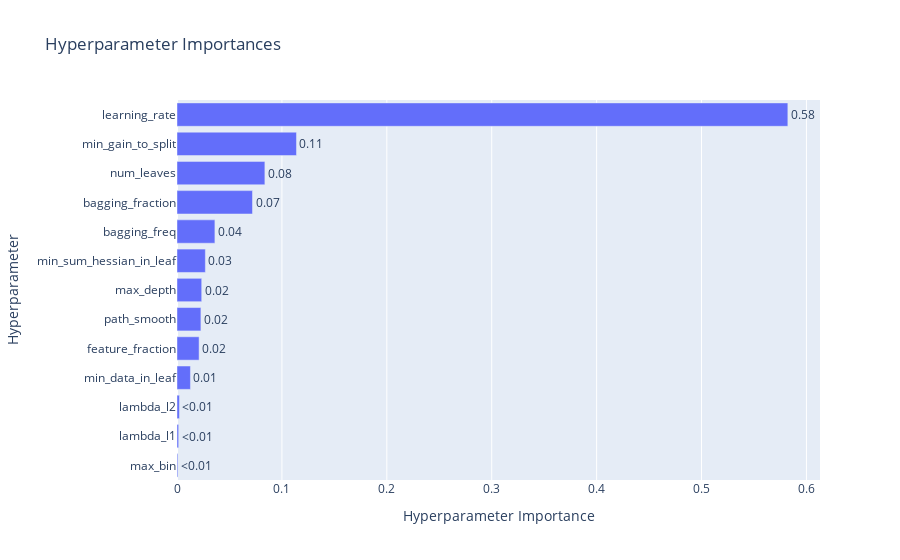
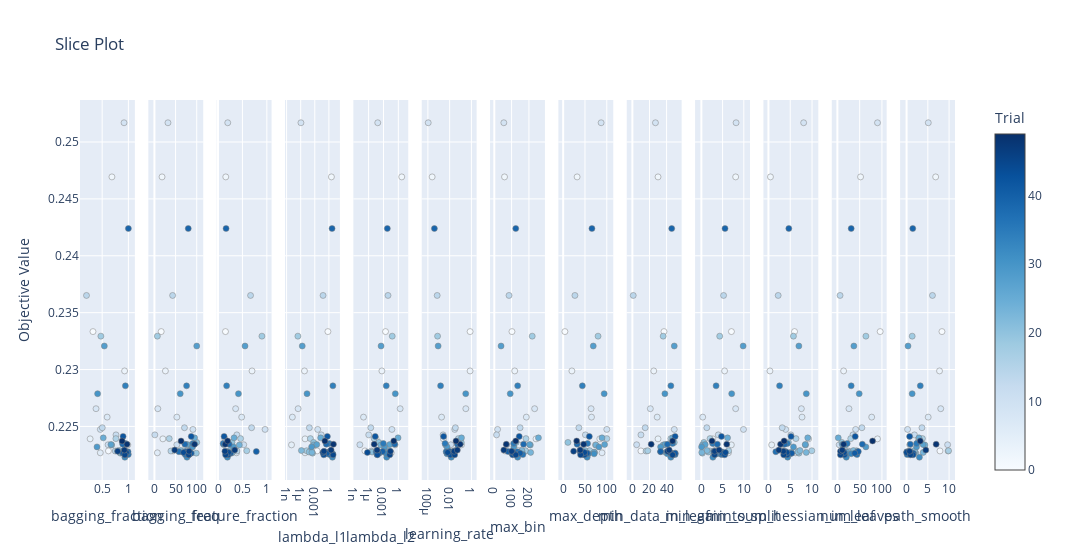

The notebook cell these images were saved under, in order:
### Code cell
memo = "add TrueSkill(horse and jockey), in JV dataset. n_rials=50."
model, df_pred = model_tuner.simple_lightGBM(df4, feature_col2, memo=memo, n_trials=50, save_result=True, visualization=True)
